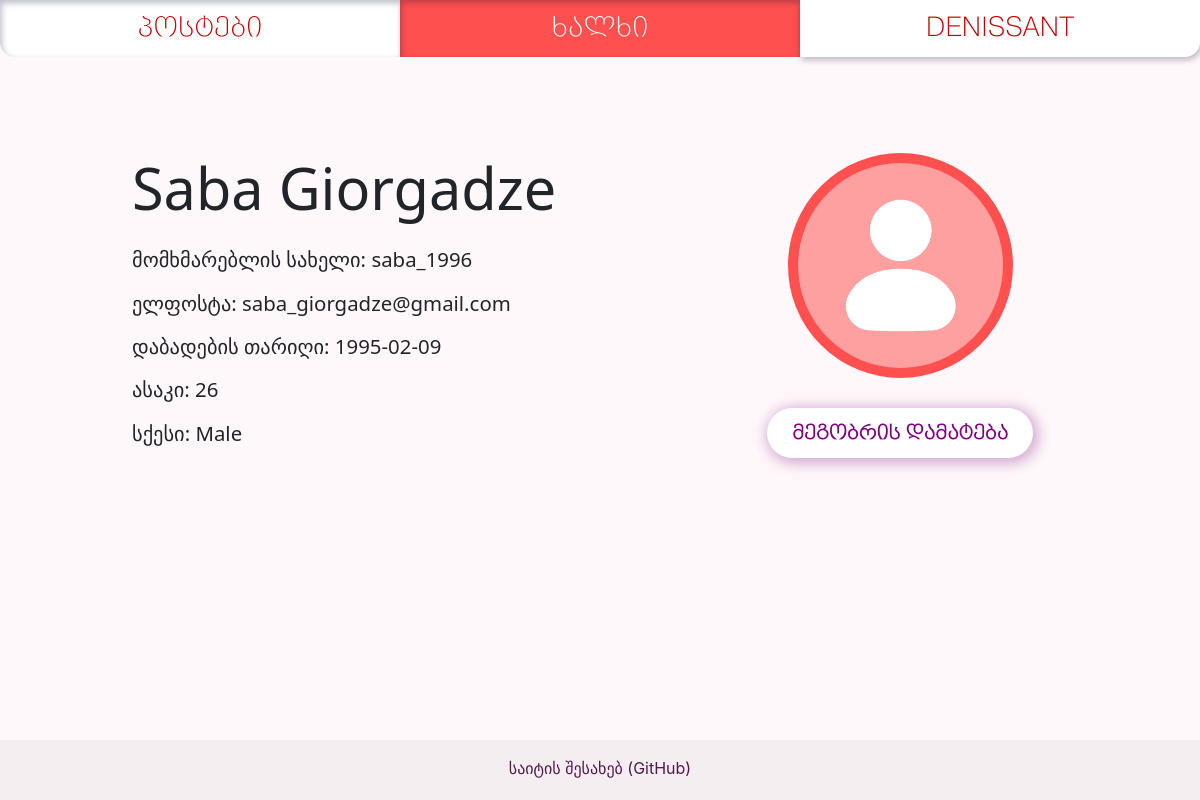
/people/saba_1996 (signed in), run on an earlier commit of the app's database.
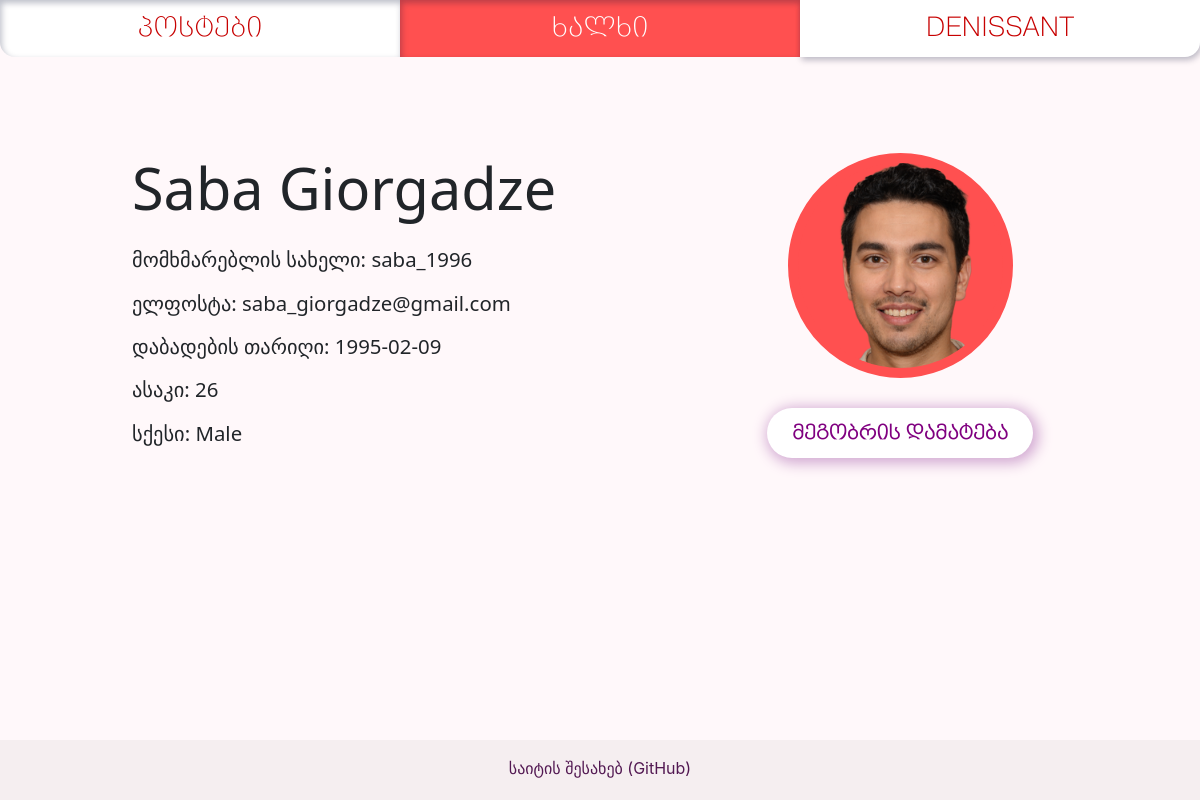
And on a later commit of the database.
### app/models/users.py (models this page shows, shortened)
class User(db.Model, UserMixin):
    __tablename__ = 'users'
    id = db.Column(db.Integer, primary_key=True)
    username = db.Column(db.String(16), unique=True, nullable=False, index=True)
    password = db.Column(db.String(255))
    name_first = db.Column(db.String)
    name_last = db.Column(db.String)
    email = db.Column(db.String(64), unique=True, nullable=False, index=True)
    sex = db.Column(db.String)
    dob = db.Column(db.Date)
    age = db.Column(db.Integer)
    picture = db.Column(db.String)
    post = db.relationship('PostsModel', backref='User', uselist=False)
    comment = db.relationship('Comment', backref='User', uselist=False)
    roles = db.relationship('Role', secondary=roles_users,
                            backref=db.backref('users', lazy='dynamic'))
    friends = db.relationship('User', secondary=friendships,
                              primaryjoin=id == friendships.c.user_id_one,
                              secondaryjoin=id == friendships.c.user_id_two)
    def is_friend(self, target_user_id):
        print(target_user_id)
        print('viewing profile: ', User.query.get(target_user_id).username)
        return target_user_id in (user.id for user in self.friends)
    @classmethod
    def find_by_username(cls, temp_username):
        return cls.query.filter_by(username=temp_username).first()

### app/profiles/views.py (the view, shortened to what this page needs)
@profiles_blueprint.route('/')
@profiles_blueprint.route('/<username>', methods=['GET', 'POST'])
def list_people(username=None):
    if username:
        user = User.find_by_username(username)
        friend_request_form = FriendRequestForm()
        if current_user.is_authenticated:
            if user.id == current_user.id:
                return redirect(url_for('profiles.profile'))
            incoming_requests = FriendRequest.query.filter_by(recipient_user=current_user.id, active=1).all()
            incoming_requests_ids = [r.id for r in incoming_requests]
            incoming_requests_senders = [r.sender_user for r in incoming_requests]
            incoming_requests = [incoming_requests_ids, incoming_requests_senders]
            friend_asked = FriendRequest.query.filter_by(recipient_user=user.id,
                                                         sender_user=current_user.id,
                                                         active=1).first()
        else:
            friend_asked = None
            incoming_requests = None
        return render_template('people_profile.html', pages=generate_nav_links(),
                               user=user,
                               friend_request_form=friend_request_form,
                               friend_asked=friend_asked,
                               incoming_requests=incoming_requests)
    else:
        people_list = User.query.all()
        return render_template('people.html', pages=generate_nav_links(), people_list=people_list)

### app/profiles/forms.py
class FriendRequestForm(FlaskForm):
    sender_user = StringField('current_user_id',
                              validators=[
                                  DataRequired(message="no current_user id")
                              ])
    receiving_user = StringField('receiving_user_id',
                                 validators=[
                                     DataRequired(message="no receiving_user id")
                                 ])
    submit_friend_request = SubmitField('მეგობრის დამატება')
    undo_friend_request = SubmitField('შემოთავაზების გაუქმება')

### app/models/users.py (called while the page is built)
@login_manager.user_loader
def load_user(user_id):
    try:
        return User.query.get(user_id)
    except Exception as e:
        print(e)

### app/tools/nav_link_list.py (called while the page is built)
def generate_nav_links():
    pages_nav_list = [
        ("posts.list_posts", "პოსტები"),
        ("profiles.list_people", "ხალხი"),
        ("auth.auth", "შესვლა")
    ]
    from flask_login import current_user
    if current_user.is_authenticated:
        pages_nav_list[2] = ('profiles.profile', current_user.username.upper())
    return pages_nav_list

### app/profiles/templates/people_profile.html (shortened to what this page needs)
{% extends "base.html" %}
{% block content %}
{% from 'macros_images.html' import show_profile_picture %}
    <div class="profile-container">
        <div class="profile-right-column">
            {{ show_profile_picture(user, 'profile__profile-picture') }}
            {% if current_user.is_authenticated and current_user.id != user.id %}
                <form method="POST">
                {% if current_user.is_friend(user.id) %}
                    <div class="profile__friend-double">
                        <span id="profile__request-done"> მეგობარი ✓ </span>
                        <button class="profile__request-deny"
                            onclick="deleteFriend(
                                    {{ current_user.id }},
                                    {{ user.id }})">
                            მეგობრის წაშლა
                        </button>
                    </div>
                {% elif not friend_asked %}
                    {{ friend_request_form.submit_friend_request }}
                {% else %}
                <div class="profile__friend-double">
                    <span id="profile__request-done"> შემოთავაზება გაგზავნილია </span>
                    {{ friend_request_form.undo_friend_request }}
                </div>
                {% endif %}
                </form>
            {% endif %}
        </div>
        <div class="profile-left-column">
            <h1 class="profile__title"> {{ user.name_first }} {{ user.name_last}} </h1>
            <p class="profile__details"> მომხმარებლის სახელი: {{ user.username }} </p>
            <p class="profile__details"> ელფოსტა: {{ user.email }} </p>
            <p class="profile__details"> დაბადების თარიღი: {{ user.dob }} </p>
            <p class="profile__details"> ასაკი: {{ user.age }} </p>
            <p class="profile__details"> სქესი: {{ user.sex }} </p>
        </div>
    </div>
{% endblock %}

### app/posts/templates/macros_images.html (shortened to what this page needs)
{% macro show_profile_picture(user, style) %}
      {% if user.picture %}
        <img src="{{ url_for('static', filename='uploads/profile_pictures/%s' % user.picture) }}" class="{{style}}" alt="my_profile_picture">
      {% else %}
        <img src="{{ url_for('static', filename='uploads/profile_pictures/default_profile_picture.png') }}" class="{{style}}" alt="my_profile_picture">
      {% endif %}
{% endmacro %}

What changed in the data, as far as the page shows it:
changed User "Saba": picture: picture added
